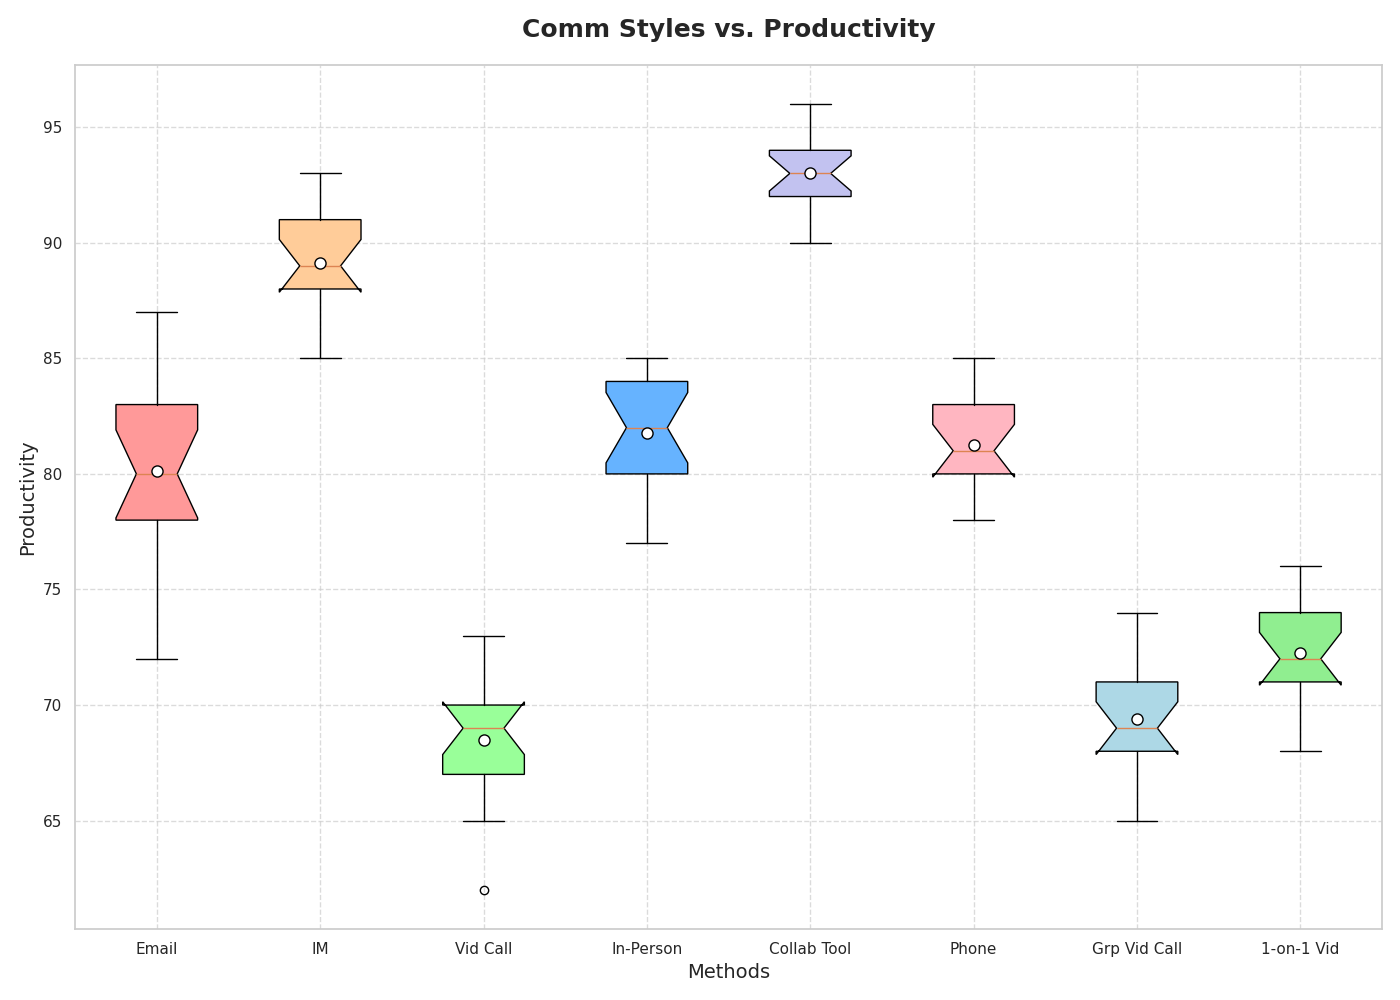

Write Python code to recreate this figure.
import matplotlib.pyplot as plt
import numpy as np

# Simplified communication methods
communication_methods = [
    'Email', 'IM', 'Vid Call', 'In-Person',
    'Collab Tool', 'Phone', 'Grp Vid Call', '1-on-1 Vid'
]

# Productivity scores remain unchanged for accuracy
productivity_scores = [
    [72, 75, 78, 80, 83, 85, 87, 78, 80, 82, 79, 81, 84, 76, 80, 83, 79],  # Emails
    [88, 89, 90, 92, 87, 91, 90, 93, 91, 87, 85, 88, 86, 89, 91, 90, 88],  # Instant Messaging
    [62, 65, 68, 71, 69, 67, 70, 73, 68, 66, 70, 67, 69, 68, 72, 70, 69],  # Video Calls
    [77, 80, 82, 83, 81, 84, 85, 79, 82, 84, 78, 81, 80, 83, 85, 84, 82],  # In-Person Meetings
    [91, 92, 94, 95, 93, 90, 96, 92, 94, 93, 91, 94, 95, 92, 94, 92, 93],  # Collaborative Tools
    [78, 80, 82, 81, 85, 83, 79, 80, 82, 81, 84, 85, 78, 80, 79, 81, 83],  # Phone Calls
    [65, 68, 70, 74, 69, 66, 73, 71, 69, 66, 70, 67, 72, 70, 68, 69, 73],  # Group Video Calls
    [68, 71, 73, 76, 72, 70, 75, 74, 72, 69, 71, 69, 74, 72, 76, 75, 71]   # One-on-One Video Calls
]

# Create the vertical box plot
plt.figure(figsize=(14, 10))
box = plt.boxplot(
    productivity_scores,
    patch_artist=True,
    labels=communication_methods,
    notch=True,
    vert=True,
    showmeans=True,
    meanprops={"marker": "o", "markerfacecolor": "white", "markeredgecolor": "black", "markersize": 8}
)

# Customizing the boxplot
colors = ['#FF9999', '#FFCC99', '#99FF99', '#66B3FF', '#C2C2F0', '#FFB6C1', '#ADD8E6', '#90EE90']
for patch, color in zip(box['boxes'], colors):
    patch.set_facecolor(color)

# Simplified titles and labels
plt.title('Comm Styles vs. Productivity', fontsize=18, fontweight='bold', pad=20)
plt.xlabel('Methods', fontsize=14)
plt.ylabel('Productivity', fontsize=14)

plt.grid(linestyle='--', alpha=0.7)

# Adjust layout to prevent overlap
plt.tight_layout()

# Show the plot
plt.show()
